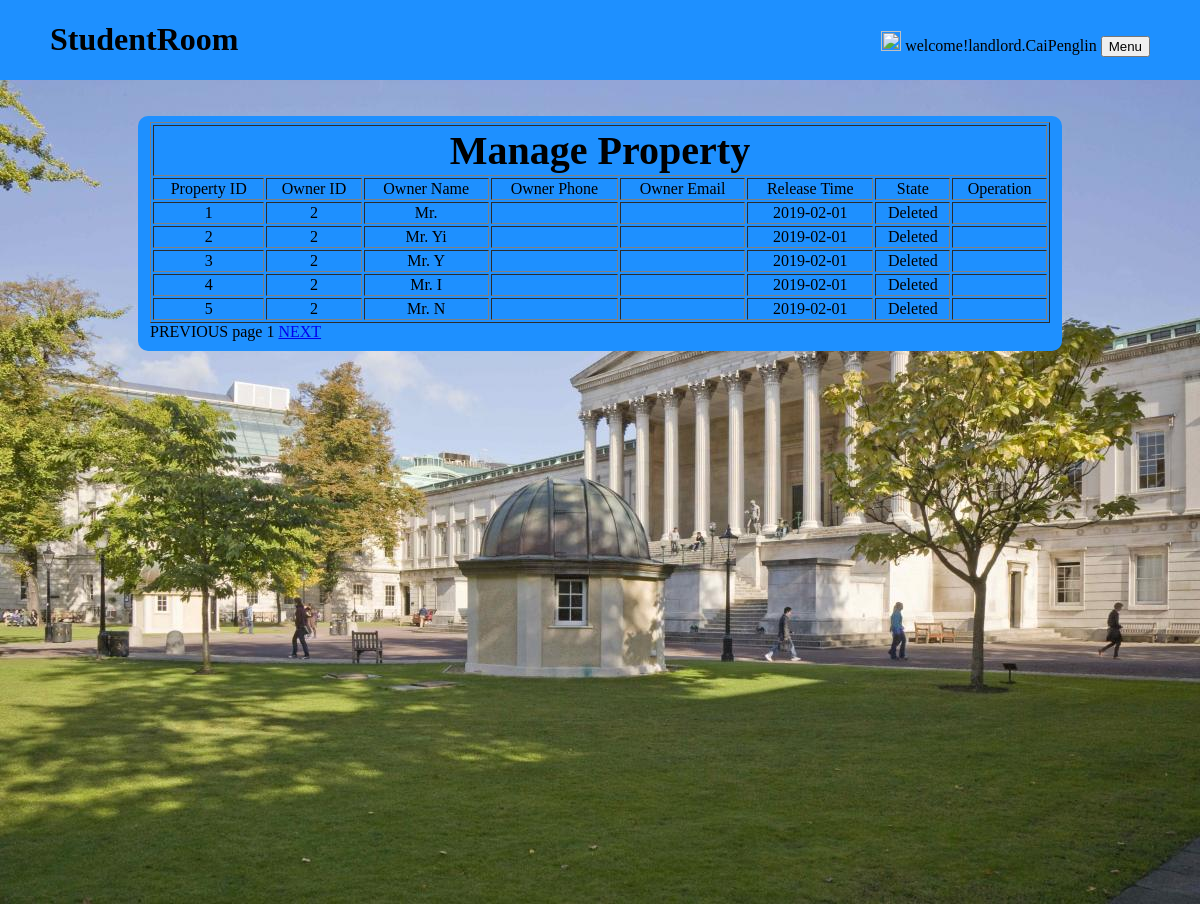
Page /manageProperty.php?page=1 (signed in) on the committed database.
### tables this page shows
CREATE TABLE IF NOT EXISTS `t_property` (
  `i_property` bigint(20) NOT NULL,
  `address` varchar(200) DEFAULT NULL,
  `full_address` varchar(500) DEFAULT NULL,
  `longitude` float DEFAULT NULL,
  `latitude` float DEFAULT NULL,
  `description` varchar(300) DEFAULT NULL,
  `payment` int(11) DEFAULT NULL,
  `rent_per_week` int(11) DEFAULT NULL,
  `i_owner` bigint(20) DEFAULT NULL,
  `owner_name` varchar(32) DEFAULT NULL,
  `phone` varchar(32) DEFAULT NULL,
  `email` varchar(32) DEFAULT NULL,
  `smoker` int(11) DEFAULT NULL,
  `pets` int(11) DEFAULT NULL,
  `parlor` int(11) DEFAULT NULL,
  `bedroom` int(11) DEFAULT NULL,
  `kitchen` int(11) DEFAULT NULL,
  `post_code` varchar(16) DEFAULT NULL,
  `bathroom` int(11) DEFAULT NULL,
  `state` int(11) DEFAULT NULL,
  `release_date` date DEFAULT NULL,
  `img_path` varchar(100) DEFAULT NULL,
  `detail_description` varchar(600) DEFAULT NULL,
  `t_propertycol` varchar(45) DEFAULT NULL,
  `img_path1` varchar(45) DEFAULT NULL,
  `img_path2` varchar(45) DEFAULT NULL,
  `img_path3` varchar(45) DEFAULT NULL,
  `img_path4` varchar(45) DEFAULT NULL,
  PRIMARY KEY (`i_property`),
  KEY `Index_longitude` (`longitude`),
  KEY `Index_latitude` (`latitude`),
  KEY `Index_rent` (`rent_per_week`),
  KEY `Index_smoker` (`smoker`),
  KEY `Index_pets` (`pets`)
);

### conn/connect.php (called while the page is built, shortened)
<?php
function my_query($sql)
{
    $link = mysqli_connect("localhost","studentadmin","12345","studentroom");
    $link->set_charset('utf8');
    $result = mysqli_query($link, $sql);
    $data = mysqli_fetch_all($result,MYSQLI_ASSOC);
    return $data;
}

### manageProperty.php (the view, shortened to what this page needs)
<!DOCTYPE html>
<html lang="en">
<head>
    <link rel="stylesheet" href="css\style.css">
</head>
<body>
<?php
require 'pagehead.php';
?>
<div class="main">
    <br><br>
    <div class="Contract">
        <form action="managePropertyDo.php" method="get">
            <fieldset>
                <table border="1" width="900px" id="tab">
                    <tr>
                        <td colspan="8" align="center"><h3><b> Manage Property</b></h3></td>
                    </tr>
                    <tr>
                        <td align="center">Property ID</td>
                        <td align="center">Owner ID</td>
                        <td align="center">Owner Name</td>
                        <td align="center">Owner Phone</td>
                        <td align="center">Owner Email</td>
                        <td align="center">Release Time</td>
                        <td align="center">State</td>
                        <td align="center">Operation</td>
                    </tr>
                    <?php
                    $listSize = 5;
                    if (empty($_GET["page"])||$_GET["page"]<1) {
                        header("Location:manageProperty.php?page=1");
                        exit;
                    } else {
                        $page = $_GET["page"];
                        $offset = ($page - 1) * $listSize;
                        require("conn/connect.php");
                        $sql_count="select count(i_property) num from studentroom.t_property";
                        $result_count = my_query($sql_count);
                        $total=$result_count[0]['num'];
                        $sql = "select * from studentroom.t_property t limit ".$offset.",".$listSize;
                        $result = my_query($sql);
                        $num = count($result);
                        for ($i = 0; $i < $num; $i++) {
                            $state = $result[$i]['state']==1?'For Rent':'Deleted';
                            echo '<tr>';
                            echo ' <td align="center">' . $result[$i]['i_property'] . '</td>
                                   <td align="center">' . $result[$i]['i_owner'] . '</td>
                                   <td align="center">' . $result[$i]['owner_name'] . '</td>
                                   <td align="center">' . $result[$i]['phone'] . '</td>
                                   <td align="center">' . $result[$i]['email'] . '</td>
                                   <td align="center">' . $result[$i]['release_date'] . '</td>
                                   <td align="center">' . $state . '</td>
                                   <td align="center">';
                            echo '</td></tr>';
                        }
                        if ($offset>0){
                            echo ' </table><a href="manageProperty.php?page='.($page-1).'">PREVIOUS</a>';
                        }else{
                            echo ' </table><a>PREVIOUS</a>';
                        }
                        echo ' page '.$page.' ';
                        if ($page*$listSize<$total){
                            echo '<a href="manageProperty.php?page='.($page+1).'">NEXT</a>';
                        }else{
                            echo '<a>NEXT</a>';
                        }
                    }
                    ?>
            </fieldset>
        </form>
    </div>
</div>
</body>
</html>

### css/style.css (style rules this page uses)
body { padding: 0;margin: 0 }
.main { background-image: url(../img/ucl.jpg);height: 824px; background-size: cover }
.signUp h3, .Login h3, .EditYourProfile h2, .Upload h3, .Validate h3, .Contract h3 { text-align: center; margin: 0;font-size: 40px }
.Contract fieldset { background-color: dodgerblue; width: 900px;height: auto;margin:0 auto;border: 0;border-radius: 10px; }

### rows in the picture
t_property: i_property "1", i_owner "2", owner_name "Mr.", release_date "2019-02-01", state "Deleted"
t_property: i_property "2", i_owner "2", owner_name "Mr. Yi", release_date "2019-02-01", state "Deleted"
t_property: i_property "3", i_owner "2", owner_name "Mr. Y", release_date "2019-02-01", state "Deleted"
t_property: i_property "4", i_owner "2", owner_name "Mr. I", release_date "2019-02-01", state "Deleted"
t_property: i_property "5", i_owner "2", owner_name "Mr. N", release_date "2019-02-01", state "Deleted"

### other values in the picture
$str "welcome!landlord"
$name "CaiPenglin"
$page "1"
